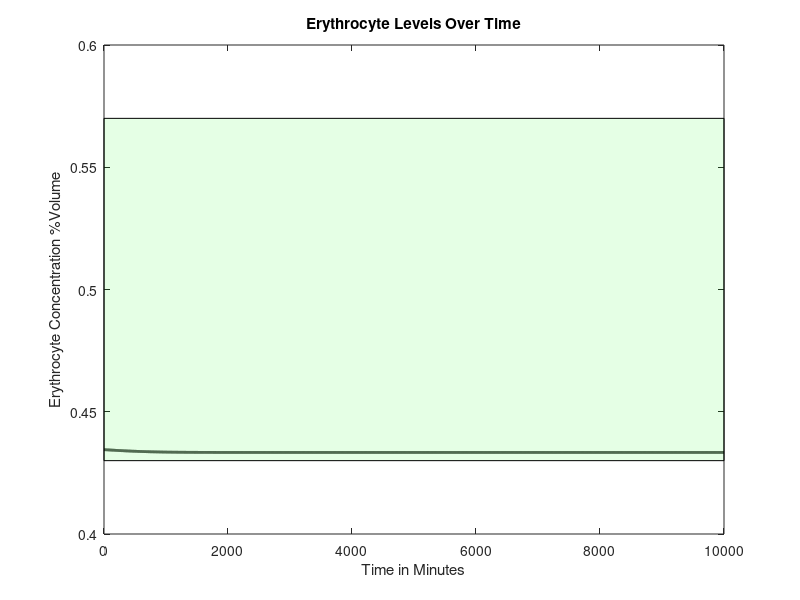
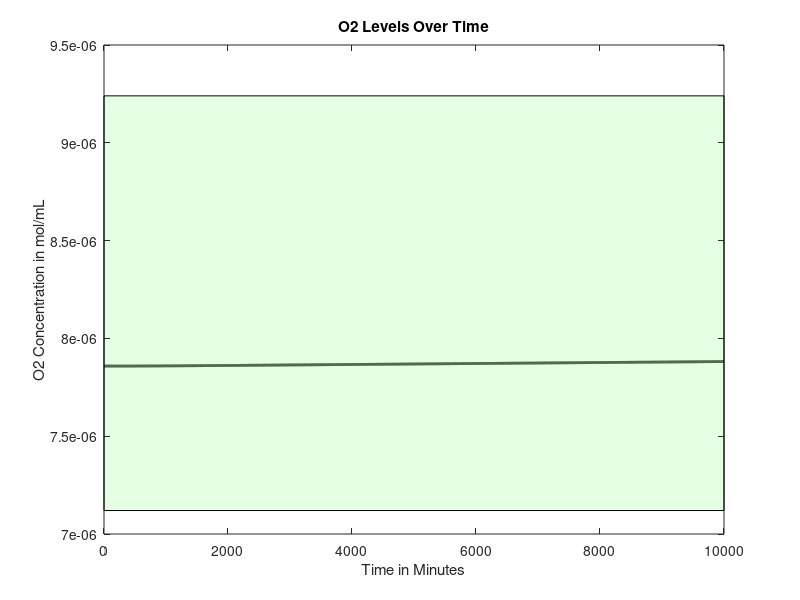
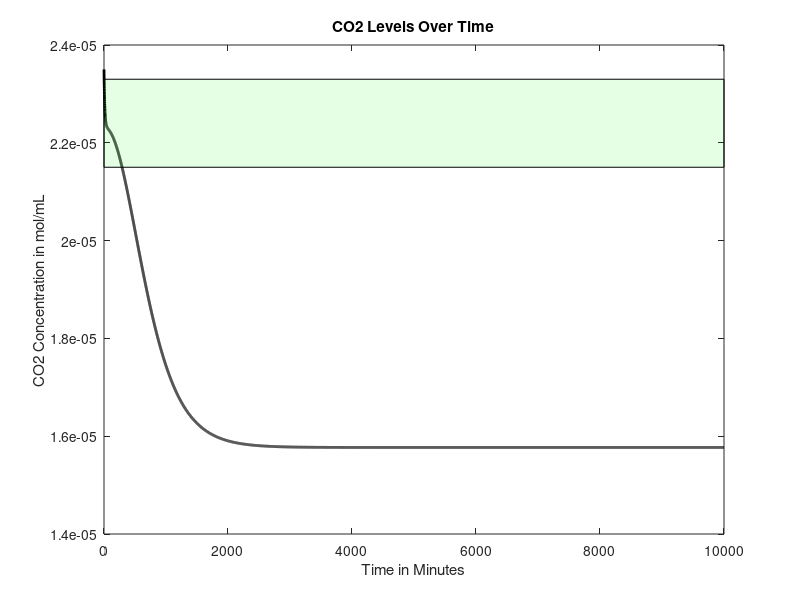
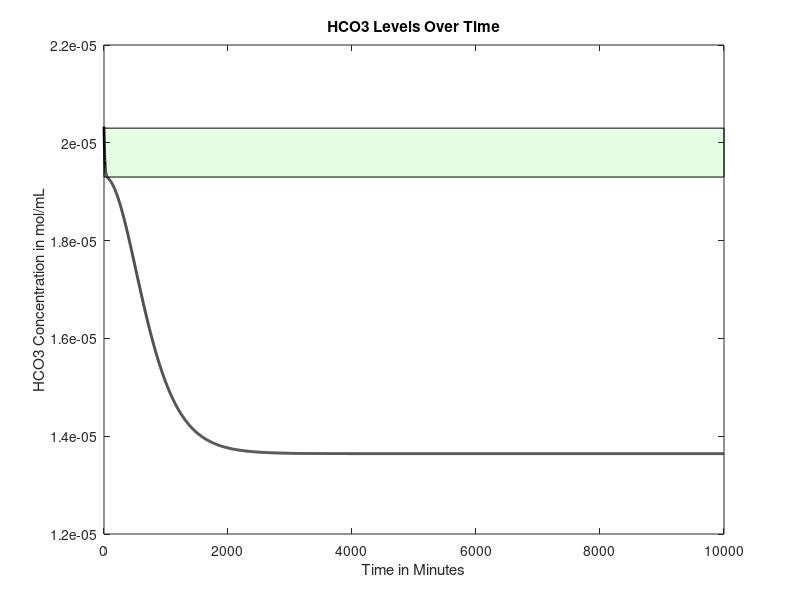

Reproduce these figures in MATLAB, in order.
function mainfunction2withLiverEating2combo1bonesaddBert()

age = 50;%30; %Age in years
gender = 0; %Gender, 0=male, 1=female
mass = 70; %Weight in kg
anemia = 1; %Is the patient anemic? 1 if yes, 0 if no
bleed = 0.00103; %bleeding rate in mL/min, if anemic
FerritinStores = 0.0179; %Stored moles of iron in liver as ferritin

RQ=0.825;%reaction quotients for the general body and
%RQheart=0.7;

if (40>=age) %if/else statement that sets heart rate based on age, in bpm
    baseheartrate = 60;
else 
    baseheartrate= 70;
end

%Intake of various nutrients
carbs=130;
calciumintake=1000;
sodiumintake=500;

if gender==1
    ironintake=18;
else
    ironintake=8;
end

basebloodweight=0.07*mass; %sets mass of blood in the body based on percentage composition of blood and bodyweight
%SV=mass; %stroke volume, blood pumped out of heart per beat in mL
bloodweight=basebloodweight;
bloodflow0 = 1000*bloodweight/1.06; %blood flow out of heart per minute in mL, divided by density of 1.06 g/mL (steady state value)

% cvector = concentration vector, [cE, cNa, cCa, cIron, cGlucose, cO2,
% cCO2, cHCO3], where c = "concentration of", and the letters are our
% components

if gender == 0 %if loop sets volume percentage of red blood cells based on gender
    cE0 = 0.4345;
elseif gender == 1
    cE0 = 0.402;
end

%set concentration of O2 and CO2 in mol/mL at BTP in venous blood
cO2 = 0.00000785855;
cCO2 = 0.0000235;
%concentration of bicarbonate in venous blood, in mol/L
cHCO3 = 0.00002033;
%concnetartion of glucose in mol/mL
cGlucose = 0.0000055;
%Na concentration in mol/mL
cNa = 0.000137;
%Concentration of Ca in mol/mL
cCa = 0.00000248;
%Concentration of iron in mol/mL
cIron = 7.2231e-06;

cvector0 = [cE0 cO2 cCO2 cHCO3 cGlucose cNa cCa cIron]; %concentration in the blood, in moles? mL/mL of blood

cEtrack=[cvector0(1)];
cO2track=[cvector0(2)];
cCO2track=[cvector0(3)];
cHCO3track=[cvector0(4)];
cGlucosetrack=[cvector0(5)];
cNatrack=[cvector0(6)];
cCatrack=[cvector0(7)];
cIrontrack=[cvector0(8)];
heartratetrack = [baseheartrate];

for loop=1:10000
    heartrate=(baseheartrate*cE0*basebloodweight)/(cvector0(1)*bloodweight);
    bloodflow0 = (heartrate/baseheartrate)*bloodflow0;
    % all blood per min for 60 beats per min -> all blood per 60 beats
    %(heartrate/60)*bloodflow0
    
    
    %Run initial venous blood through the heart
    [bloodflow, cvector, Ci] = lungs(bloodflow0, cvector0);
    %Run blood from lungs to the heart
    [bloodflow, cvector1] = heart(bloodflow, cvector, mass, Ci);
    %These three values are the blood flows that go from the heart to each
    %organ
    
    
    
    %Volumetric flow rate in and out of liver (mL/min)
    %Vi=Vj=V=100mL/min per 100g liver
    %Blood flow distribution will change during iron deficiency anemia but we
    %don't have a function modeling this yet
    
    if (18<=age) && (age<50)
        V=452+16.34*mass+11.85*age-166*gender;
    else
        V=1390+15.94*mass-12.86*age;
    end
    
    BFbraini=0.15*bloodflow;
    BFliveri=V;
    BFotherbloodi=bloodflow-BFbraini-0.3*BFliveri;
    %Process each of these three blood flows in their respective organs
    [BFbrainj, cvectorbrainj] = brain(BFbraini, cvector1, mass, Ci);
    
    [BFotherbloodj, cvectorotherbloodj] = otherblood(BFotherbloodi, cvector1, carbs, calciumintake, sodiumintake, ironintake, Ci, RQ, anemia, bleed);
    
    Mvectorotherbloodliver=0.7*V*cvectorotherbloodj;
    Mvectorheart=0.3*V*cvector1;
    cvectorliverin=(Mvectorotherbloodliver+Mvectorheart)/V;
    
    [BFliverj, cvectorliverj, FerritinStores1] = liver(BFliveri,cvectorliverin,gender,mass,Ci,FerritinStores, loop);
    %Redirect blood from liver to other blood and mix the two
    FerritinStores=FerritinStores1;
    Mvectorotherbloodj=(cvectorotherbloodj*(BFotherbloodj-0.7*V))+(cvectorliverj*BFliverj);
    %Add the blood flow from other blood and liver to get new blood volume
    BFotherbloodj=BFotherbloodj-0.7*V+BFliverj;
    %Do a weighted average to get a new cvector
    cvectorotherbloodj=Mvectorotherbloodj/BFotherbloodj;
    %Send 25% of the blood flow to the kidneys
    BFkidneyi=0.25*(BFbrainj+BFotherbloodj);
    %Subtract blood sent to kidneys from other blood
    BFotherbloodj=BFotherbloodj-BFkidneyi;
    %Have the kidneys process the blood they receive
    
    [BFkidneyj, cvectorkidneyj] = kidney(BFkidneyi, cvectorotherbloodj,RQ,mass, Ci, V);
    %Send blood processed in kidneys back to other blood, pool with brain, create Mvector
    Mvectorotherblood=(BFotherbloodj*cvectorotherbloodj)+(BFkidneyj*cvectorkidneyj)+(BFbrainj*cvectorbrainj);
    %Reset the bloodflow back into the lungs to the blood flow we just computed
    bloodflow0=BFotherbloodj+BFkidneyj+BFbrainj;
    
    %Recompute cvector0 by dividing Mvectorotherblood by bloodflow0
    cvector0=Mvectorotherblood/bloodflow0;
    
    cEtrack=[cEtrack cvector0(1)];
    cO2track=[cO2track cvector0(2)];
    cCO2track=[cCO2track cvector0(3)];
    cHCO3track=[cHCO3track cvector0(4)];
    cGlucosetrack=[cGlucosetrack cvector0(5)];
    cNatrack=[cNatrack cvector0(6)];
    cCatrack=[cCatrack cvector0(7)];
    cIrontrack=[cIrontrack cvector0(8)];
    heartratetrack = [heartratetrack heartrate];
    A = [cvector; cvector1; cvectorbrainj; cvectorotherbloodj; cvectorliverj; cvectorkidneyj; cvector0];
end
% figure
% plot(0:loop(end),heartratetrack)
figure
plot(0:loop(end),cEtrack,'k','LineWidth',2)
title('Erythrocyte Levels Over Time')
xlabel('Time in Minutes')
ylabel('Erythrocyte Concentration %Volume')
v1 = [0 .43; loop(end) .43; loop(end) .57; 0 .57;];
f1 = [1 2 3 4];
patch('Faces',f1,'Vertices',v1,'FaceColor','green','FaceAlpha',.1);

% v2 = [0 .57; loop(end) .57;];
% f2 = [1 2];
% patch('Faces',f1,'Vertices',v1,'FaceColor','red','FaceAlpha',.1);


figure
plot(0:loop(end),cO2track,'k','LineWidth',2)
title('O2 Levels Over Time')
xlabel('Time in Minutes')
ylabel('O2 Concentration in mol/mL')
v1 = [0 7.12e-6; loop(end) 7.12e-6; loop(end) 9.24e-6; 0 9.24e-6;];
f1 = [1 2 3 4];
patch('Faces',f1,'Vertices',v1,'FaceColor','green','FaceAlpha',.1);

figure
plot(0:loop(end),cCO2track,'k','LineWidth',2)
title('CO2 Levels Over Time')
xlabel('Time in Minutes')
ylabel('CO2 Concentration in mol/mL')
v1 = [0 2.15e-5; loop(end) 2.15e-5; loop(end) 2.33e-5; 0 2.33e-5;];
f1 = [1 2 3 4];
patch('Faces',f1,'Vertices',v1,'FaceColor','green','FaceAlpha',.1);

figure
plot(0:loop(end),cHCO3track,'k','LineWidth',2)
title('HCO3 Levels Over Time')
xlabel('Time in Minutes')
ylabel('HCO3 Concentration in mol/mL')
v1 = [0 1.93e-5; loop(end) 1.93e-5; loop(end) 2.03e-5; 0 2.03e-5;];
f1 = [1 2 3 4];
patch('Faces',f1,'Vertices',v1,'FaceColor','green','FaceAlpha',.1);

figure
plot(0:loop(end),cGlucosetrack,'k','LineWidth',2)
title('Glucose Levels Over Time')
xlabel('Time in Minutes')
ylabel('Glucose Concentration in mol/mL')
v1 = [0 3.8855e-6; loop(end) 3.8855e-6; loop(end) 9.991e-6; 0 9.991e-6;];
f1 = [1 2 3 4];
patch('Faces',f1,'Vertices',v1,'FaceColor','green','FaceAlpha',.1);

figure
plot(0:loop(end),cNatrack,'k','LineWidth',2)
title('Na Levels Over Time')
xlabel('Time in Minutes')
ylabel('Na Concentration in mol/mL')
v1 = [0 1.35e-4; loop(end) 1.35e-4; loop(end) 1.45e-4; 0 1.45e-4;];
f1 = [1 2 3 4];
patch('Faces',f1,'Vertices',v1,'FaceColor','green','FaceAlpha',.1);

figure
plot(0:loop(end),cCatrack,'k','LineWidth',2)
title('Ca Levels Over Time')
xlabel('Time in Minutes')
ylabel('Ca Concentration in mol/mL')
v1 = [0 2.2e-6; loop(end) 2.2e-6; loop(end) 2.7e-6; 0 2.7e-6;];
f1 = [1 2 3 4];
patch('Faces',f1,'Vertices',v1,'FaceColor','green','FaceAlpha',.1);

figure
plot(0:loop(end),cIrontrack,'k','LineWidth',2)
title('Iron Levels Over Time')
xlabel('Time in Minutes')
ylabel('Iron Concentration in mol/mL')
end

function [bloodout, Cout, Ci] = lungs(vblood, Cvector)
Cout = [];
% Finding volumetric flow rate out of oxygen
CiO2 = 0.000001964637; %5mL/100mL becomes .000001964637 mol
%CdeoxygenatedO2 = 0.16; %from graph and partial pressure of oxygen in entering deoxygenated blood being...
Ci=CiO2*vblood;                       %40 mmHg (this might also depend on hemoglobin)
nO2i = vblood*(Cvector(2)+CiO2); %O2 in, mL/min
nO2cons = 0.05*CiO2*vblood;%.0002082515; %5.3 mL/min becomes .0002082515 mol/min
nO2j = nO2i - nO2cons; %O2 out, mol/min
Cout(2) = nO2j/vblood; %mol/mL

% Finding volumetric flow rate out of carbon dioxide
nCO2i = vblood*Cvector(3);
nCO2cons = nCO2i*(1-(48/52));%vblood*(.0000015716531); %vblood(mL/min) and concentration of blood consumed (mol/mL)
%CjCO2 = 0.48; %48 mL/100 mL, should be dependent on hemoglobin, oxygen, things like that
nCO2j = nCO2i - nCO2cons; %CO2 out, L/min
Cout(3) = nCO2j/vblood;

% Finding volumetric flow rate out of bicarbonate
rHCO3CO2 = Cvector(4)/Cvector(3); %ratio of bicarbonate to carbon dioxide in blood leaving lungs
nHCO3j = rHCO3CO2*nCO2j; %HCO3 out, mol/min
Cout(4) = nHCO3j/vblood;

% Finding volumetric flow rate out of calcium
Cout(7) = Cvector(7); %calcium out, L/min

Cout(8) = Cvector(8); %iron concentration doesn't change in lungs
% Finding volumetric flow rate out of sodium
Cout(6) = Cvector(6); %sodium out, L/min

% Finding volumetric flow rate out of erythrocytes
Cout(1) = Cvector(1);

% Finding volumetric flow rate out of glucose

nglucosecons = nO2cons/6; %molar flow rate of glucose consumed, mol/min, in terms of O2 consumed
nGlucosei = Cvector(5)*vblood;
nGlucosej = nGlucosei - nglucosecons; %molar flow rate of glucose out, mol/min
Cout(5) = nGlucosej/vblood;
bloodout = vblood;
end

function [bloodflowj, cvectorj] = brain(bloodflowi, cvectori, mass, Ci)
%Blood volume conserved
bloodflowj=bloodflowi;

brainmass=0.02*mass*1000; %gives brain mass in grams as 2% body mass
Mvector=bloodflowi*cvectori;
%Create a null vector for cvectorj
cvectorj=zeros(1,8);
%Sets inflows equal to outflows for erythrocytes, Na, Ca, Iron
cvectorj(1)=cvectori(1);
cvectorj(6)=cvectori(6);
cvectorj(7)=cvectori(7);
cvectorj(8)=cvectori(8);

%Consume oxygen at 18.4% of intake rate
MO2j=Mvector(2)-0.184*Ci;
%Consume glucose at a rate of 5.6 mg per 100g brain mass per minute
MGlucosej=Mvector(5)-(0.00003108*(brainmass/100));%moles of glucose in - glucose requirements per mon in moles/minute
%Calculate CO2 produced based on glucose consumed via respiration equation
MCO2j=Mvector(3)+6*(0.6660746/1440);
%Calculate HCO3 made when the CO2 is produced
rHCO3CO2=Mvector(4)/Mvector(3); %ratio of bicarbonate to carbon dioxide in blood leaving lungs
HCO3j=Mvector(4)+rHCO3CO2*6*(0.6660746/1440);

%Calculate values above as concentrations and add them to cvectorj
cvectorj(2)=MO2j/bloodflowj;
cvectorj(5)=MGlucosej/bloodflowj;
cvectorj(3)=MCO2j/bloodflowj;
cvectorj(4)=HCO3j/bloodflowj;

end

function [outflow, Cout] = heart(flow,Cvector,weight, Ci)

Cout = [];

% Finding concentration out of glucose
Cout(5)=Cvector(5);
% Finding concentration out of erythrocytes
Cout(1)=Cvector(1);
% Finding concentration out of sodium
Cout(6)=Cvector(6);
% Finding concentration out of iron
Cout(8)=Cvector(8);
% Finding concentration out of calcium
Cout(7)=Cvector(7);

heartmass = weight*.003;
nO2cons = 0.116*Ci; %mL/min*mol/mL=mol/min
Cout(2) = (Cvector(2)*flow - nO2cons)/flow;
CO2gen = .7*nO2cons; %using respiratory quotient in the heart
Cout(3) = (Cvector(3)*flow + CO2gen)/flow;
rHCO3CO2 = Cvector(4)/Cvector(3); %ratio of bicarbonate to carbon dioxide in blood leaving lungs
nHCO3j = rHCO3CO2*CO2gen; %HCO3 out, mol/min
Cout(4) = (Cvector(4)*flow + nHCO3j)/flow;

outflow = flow;
end




function [bloodflowj, cvectorout, FerritinStores1]=liver(V,cvectori,G,mass,Ci,FerritinStores, loop)
%This function will deliver output volumetric flow rates for the concentration of
%the 8 components (mol/mLmin) out of the liver
%Input: G=Gender (1 if female, 0 if male)
%W=weight of person (kg); A=age of person (years)
%cvector=[cE,cO2,cCO2,cHCO3,cGlucose,cNa,cCa,cFe)
%Outputs are all in concentration flow rates (mol/mLmin) out

%Initializes cvectorout
cvectorout=[0,0,0,0,0,0,0,0];



%Calculates concentration flow rate of red blood cells out
%p=blood density in amount per mL
%Vbody=Volume of body in mL. Calculating assuming 7% of total body weight
%is blood, then divided by density of blood to find volume of blood
%RBCj=raw numerical flow rate of red blood cells out/min
%RBCi=raw numerical flow rate of RBC in/min
%nRBCj=molar flow rate of RBC out/min
%RBCcons=consumption rate of RBC/min
%No generation of RBC in liver

p=1.2e10; %number of red blood cells per mL of PURE red blood cells

%Calculate volume of blood in the body
Vblood=0.07*mass*1000/1.056;
%Calculate the number of RBCs entering liver based on concentration,
%flow rate, and pure RBC density
RBCi=p*V*cvectori(1);

if G==0
RBCnumber=5.4e9*Vblood;
else
RBCnumber=4.8e9*Vblood;   
end
%Consume some based on body size
RBCcons=5.55555e-6*RBCnumber;%just deleted*cvectori(1)
%Find pure volume of RBCs we now have based on number and density


VRBCj=(RBCi-RBCcons)/p;
%Calculate volume of plasma that entered
Vplasma=V*(1-cvectori(1));
%Calculate new concentrations based on volumeRBCs/total volume
cvectorout(1)=VRBCj/(VRBCj+Vplasma);
%Bloodflow out = blood cells out + plasma volume
bloodflowj=Vplasma+VRBCj;

%Calculates concentration flow rate of O2 out
%No generation of O2
%nO2i=molar flow rate of O2/min in
%nO2j=molar flow rate of O2/min out
%nO2cons=molar consumption rate of O2/min
nO2i= cvectori(2)*V;
nO2cons=0.204*Ci;
nO2j=nO2i-nO2cons;
cvectorout(2)=nO2j/V;

%Calculates the required intake of protein in grams/min given a
%person's demographic information
%dprotein=daily protein intake in g/day
%protein=protein intake in g/min
dprotein=0.8*mass;
protein=dprotein/1440;

%Calculates concentration flow rate of CO2 out
%nCO2i=molar flow rate of CO2/min in
%nCO2j=molar flow rate of CO2/min out
%nCO2gen=molar flow rate of CO2/min generated
%RQ=Respiratory Quotient=mol CO2 produced/mol O2 consumed
RQ=0.825;
rHCO3CO2 = cvectori(4)/cvectori(3);
nCO2gen=RQ*nO2cons;
nCO2i=cvectori(3)*V;
nCO2j=nCO2i+nCO2gen-((protein/100)/rHCO3CO2);
cvectorout(3)=nCO2j/V;


%Calculates the concentration flow rate of Bicarbonate out
%Assume no generation of bicarbonate
%%Also liver just takes in bicarbonate from the heart and stomach
%1mole bicarbonate ions consumed by liver per 100g protein/day
%rHCO3CO2 = cvectori(4)/cvectori(3); %ratio of bicarbonate to carbon dioxide in blood leaving lungs
nHCO3gen = rHCO3CO2*nCO2gen; %HCO3 out, mol/min
nHCO3i=cvectori(4)*V;
nHCO3j=nHCO3i-(protein/100)+nHCO3gen;
cvectorout(4)=nHCO3j/V;

%Calculates the concentration flow rate of Na2+ out
%Assume no generation of Na2+, only in, out, and consumption
%nNai=molar flow rate of sodium in
%nNacons=molar flow rate of sodium consumed given that 10% of bile salts
%are consumed, approx 600mL are produced per day, and there are 135mM Na+
%ions in bile.
%nNaj=molar flow rate of sodium out
nNacons=9.375e-9;
nNai=cvectori(6)*V;
nNaj=nNai-nNacons;
cvectorout(6)=nNaj/V;

%Calculates the concentration flow rate of Ca2+ out
%Assume no generation nor consumption.
%cCai=concentration flow rate of Ca2+ in mol/mLmin in
%cCaj=concentration flow rate of Ca2+ in mol/mLmin out
cvectorout(7)=cvectori(7);
%Calculates the concentration flow rate of Fe out
%Assume no generation since

% Glucose needs a big ol generation term
consumeorgenerate=0.8144*(cvectori(5)*10^6)^3-9.622*(cvectori(5)*10^6)^2+108.74*(cvectori(5)*10^6)-480.69;
scalingterm = 300/(26*mass*10^-6);
if consumeorgenerate < 0
    nGlucosegen=abs(consumeorgenerate)/scalingterm;
    nGlucosecons=0;
elseif consumeorgenerate > 0
    nGlucosecons=abs(consumeorgenerate)/scalingterm;
    nGlucosegen=0;
else
    nGlucosegen=0;
    nGlucosecons=0;
end
nGlucosebasalcons = nO2cons/6;
nGlucosei = cvectori(5)*V;
nGlucosej = nGlucosei + nGlucosegen - nGlucosecons - nGlucosebasalcons;
cvectorout(5) = nGlucosej/V;

% Iron gets packaged into ferritin in the liver, to be stored and used
% later if we run low


%determine molar flow rate of iron in
Mironin=V*cvectori(8);
Mirondif=(V*7.2231e-06)-Mironin;%this number is desired steady state iron concentration in the blood

if Mirondif < 0
    FerritinStores1=FerritinStores-Mirondif;
    cvectorout(8)=0.00012592;
elseif Mirondif == 0
    cvectorout(8)=cvectori(8);
    FerritinStores1=FerritinStores;
    
elseif FerritinStores > Mirondif && Mirondif>0
    Mironadd=Mirondif;
    FerritinStores1=FerritinStores-Mironadd;
    cvectorout(8)=(Mironadd+Mironin)/V;

elseif FerritinStores < Mirondif && Mirondif>0
    Mironadd=FerritinStores;
    cvectorout(8)=(Mironadd+Mironin)/V;
    FerritinStores1=0;
    
elseif FerritinStores == Mirondif && Mirondif>0
    FerritinStores1=0;
    Mironadd=FerritinStores;
    cvectorout(8)=(Mironadd+Mironin)/V;

elseif FerritinStores == 0 && Mirondif>0
    FerritinStores1=0;
    cvectorout(8)=cvectori(8);
end


end


function [bloodflowj, cvectorj] = kidney(bloodflowi, cvectori, RQ, mass, Ci, V)
T=1440;%Multiplier that scales up the time period of interest to one day (required for glucose equation)
Kidneymass=(300/70000)*mass; %mass of the kidneys combined in grams

%Initialize all intakes
Mvector=bloodflowi*cvectori;
bloodflowj=bloodflowi;

%Consume relevant compounds to create outlet values

MEj=Mvector(1);
MIronj=Mvector(8);

MO2j=Mvector(2)-0.072*Ci;
% Find mol/min O2 consumed
%MO2cons = Mvector(2) - MO2j;
% Convert to mL/min per 100g
%MO2cons = (MO2cons/0.0000392927)/(Kidneymass/100);
% Find mmol/min per 100g Na consumed
%MNacons = (MO2cons - 0.5)/0.1;
% Convert to mol/min
%MNacons = (MNacons/1000)*(Kidneymass/100);

%this is new sodium stuff

PNaconc=cvectori(6)*1e6; %plasma sodium concentration, converted to mmol/L for the sake of the equation
%Naremoved=0.0043*(PNaconc)^3 - 1.6942*(PNaconc)^2 + 223.58*PNaconc - 9925; %sodium removed, micromol per minute
Naremoved=0.0003*exp(0.0817*PNaconc);%sodium removed, micromol per minute
MNaremoved=Naremoved/1e6;%sodium removed in moles
MNaj = Mvector(6) - MNaremoved;

%this is old sodium stuff
% MNacons = (100/1440)/1000;
% MNaj = Mvector(6) - MNacons;




x = (1000*.26)/(1000*40.08*1440);
y = (17/5)*(bloodflowi-((3/34)*V));
b = (((x/y)*(y-(.7*V))+(((.7*x)/y)*V))*(y+(.3*V)-bloodflowi))/((y+(.3*V)));
c = (1-(bloodflowi/(y+(.3*V)-bloodflowi)));
MCaj= Mvector(7) - ((((x/y)*(y-(.7*V))+(((.7*x)/y)*V))*(y+(.3*V)))/((y+(.3*V))));
MGlucosej=Mvector(5)-(Mvector(5)*(0.226/((Mvector(5))*T)));
MCO2j=Mvector(3)+((Mvector(2)-MO2j)*RQ);
rHCO3O2=Mvector(4)/Mvector(3);
MHCO3gen=rHCO3O2*((Mvector(2)-MO2j)*RQ);
MHCO3j=Mvector(4)+MHCO3gen;%-0.15*(Mvector(4))+(.004/T)

%Recompute all concentrations using original mass of blood and new values

cIronj=MIronj/bloodflowj;
cNaj=MNaj/bloodflowj;
cO2j=MO2j/bloodflowj;
cCO2j=MCO2j/bloodflowj;
cEj=MEj/bloodflowj;
cGlucosej=MGlucosej/bloodflowj;
cHCO3j=MHCO3j/bloodflowj;
cCaj=MCaj/bloodflowj;

cvectorj=[cEj cO2j cCO2j cHCO3j cGlucosej cNaj cCaj cIronj];

end

function [outflow, Cout] = otherblood(flow, Cin, carbs, calciumintake, sodiumintake, ironintake, Ci, RQ, anemia, bleed)
Cout = [];
outflow=flow;

%Accounts for the bleeding of a certain volume at a steady rate when the
%patient is anemic    
if anemia == 0
Cout(1) = Cin(1);
ironout=0;
else
    RBCin = flow*Cin(1)*1.2e10;
    RBClost = bleed*Cin(1)*1.2e10;
    RBCout = RBCin - RBClost;
    vRBCout = RBCout/1.2e10;
    ironout=1.197929*RBClost/1.2e10*1.79067e-5;
Cout(1) = vRBCout/outflow; 
end

Cout(2) = (Cin(2)*flow-0.374*Ci)/flow;%-CO2cons;
nCO2gen = 0.374*Ci*RQ;
Cout(3) = (Cin(3)*flow + nCO2gen)/flow;
rHCO3CO2 = Cin(4)/Cin(3);
Cout(4) = (Cin(4)*flow + nCO2gen*rHCO3CO2)/flow;
Cout(5) = (flow*Cin(5) + (.8*carbs)/(180.156*1440))/flow; %130g of carbs, 80 percent is directly translated to glucose, 20% is fructose and galactose which goes to the liver and may be converted to glucose at a later stage so another term is incoming
Cout(6) = (flow*Cin(6) + (sodiumintake/(700*22.99*1440)))/flow; %500 mg of sodium needed for vital functions so start with sodium intake being 500 mg
Cout(7) = (flow*Cin(7) + (calciumintake*.26)/(1000*40.08*1440))/flow; %calcium intake should be around 1000 mg
Cout(8) = (flow*Cin(8)+ (ironintake*.18)/(1000*55.845*1440)-1/(1440*1000*55.845)-(ironout))/flow;%iron intake will be approximately 8 mg for males and 18 mg for females
end